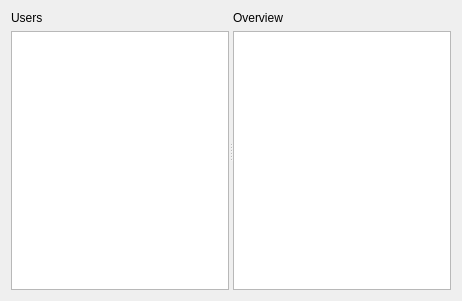
<?xml version="1.0" encoding="UTF-8"?>
<ui version="4.0">
 <class>FOE_Clan</class>
 <widget class="QWidget" name="FOE_Clan">
  <property name="geometry">
   <rect>
    <x>0</x>
    <y>0</y>
    <width>462</width>
    <height>301</height>
   </rect>
  </property>
  <property name="windowTitle">
   <string>Form</string>
  </property>
  <layout class="QVBoxLayout" name="verticalLayout_3">
   <item>
    <widget class="QSplitter" name="splitter">
     <property name="orientation">
      <enum>Qt::Horizontal</enum>
     </property>
     <widget class="QWidget" name="layoutWidget">
      <layout class="QVBoxLayout" name="verticalLayout">
       <item>
        <layout class="QHBoxLayout" name="horizontalLayout_2" stretch="0,1">
         <item>
          <widget class="QLabel" name="label">
           <property name="text">
            <string>Users</string>
           </property>
          </widget>
         </item>
         <item>
          <widget class="QLabel" name="usercount">
           <property name="accessibleDescription">
            <string notr="true"/>
           </property>
           <property name="text">
            <string/>
           </property>
          </widget>
         </item>
        </layout>
       </item>
       <item>
        <widget class="QListView" name="listView">
         <property name="font">
          <font>
           <pointsize>11</pointsize>
          </font>
         </property>
         <property name="editTriggers">
          <set>QAbstractItemView::NoEditTriggers</set>
         </property>
        </widget>
       </item>
      </layout>
     </widget>
     <widget class="QWidget" name="layoutWidget_2">
      <layout class="QVBoxLayout" name="verticalLayout_2">
       <item>
        <widget class="QLabel" name="label_2">
         <property name="text">
          <string>Overview</string>
         </property>
        </widget>
       </item>
       <item>
        <widget class="QTreeView" name="overview">
         <property name="font">
          <font>
           <pointsize>11</pointsize>
          </font>
         </property>
         <property name="mouseTracking">
          <bool>true</bool>
         </property>
         <property name="editTriggers">
          <set>QAbstractItemView::NoEditTriggers</set>
         </property>
         <property name="alternatingRowColors">
          <bool>true</bool>
         </property>
         <property name="selectionMode">
          <enum>QAbstractItemView::NoSelection</enum>
         </property>
         <property name="iconSize">
          <size>
           <width>25</width>
           <height>25</height>
          </size>
         </property>
         <property name="verticalScrollMode">
          <enum>QAbstractItemView::ScrollPerPixel</enum>
         </property>
         <property name="headerHidden">
          <bool>true</bool>
         </property>
        </widget>
       </item>
      </layout>
     </widget>
    </widget>
   </item>
  </layout>
 </widget>
 <resources/>
 <connections/>
</ui>
